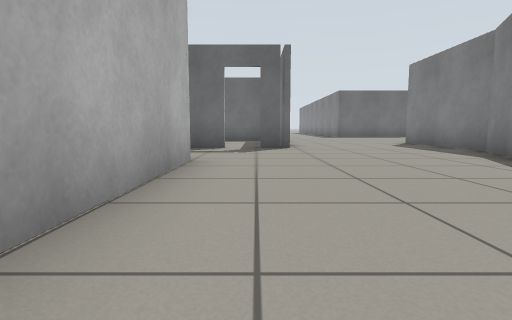
view 1 (above)

24 first-person views from a walk through a world built for the Gazebo simulator. The camera is 0.5 m above the floor, tilts 6° down and sees 80° across. The floor is counted in squares, 1 m on a side. Each view is taken from the middle of a square. On the plan, view 1 faces up. The plan holds only what a view shows up to about 9 squares ahead; the rest is blank.

view 2
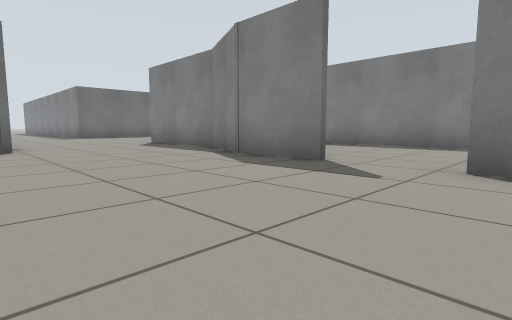

view 3
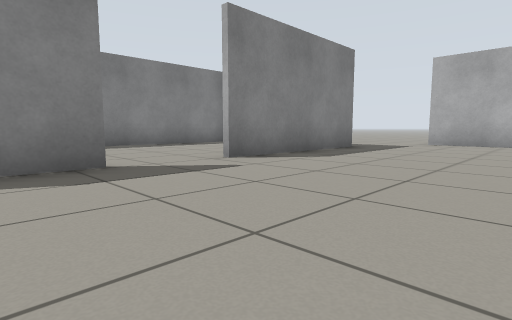

view 4
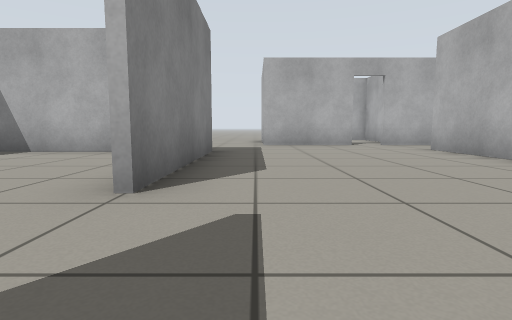

view 5
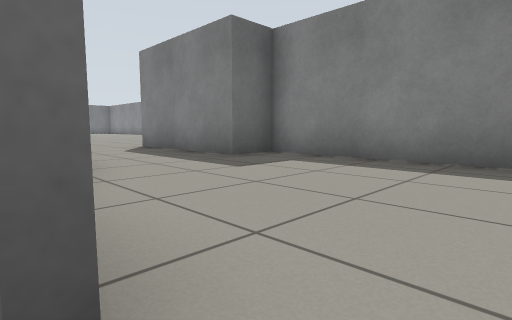

view 6
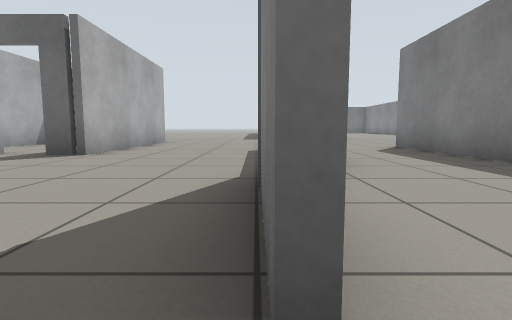

view 7
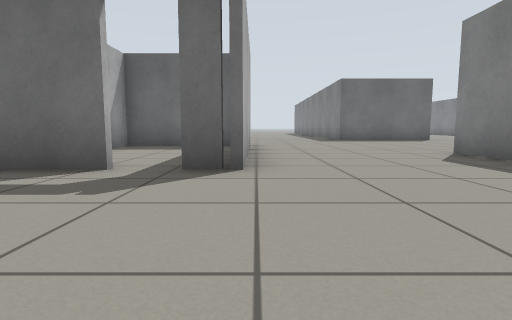

view 8
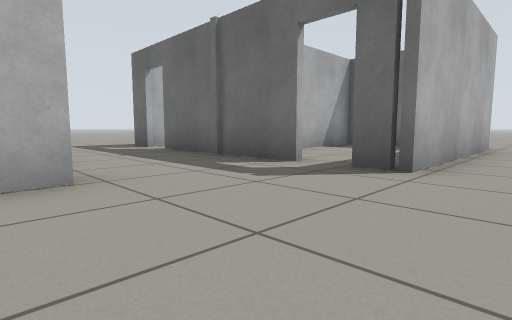

view 9
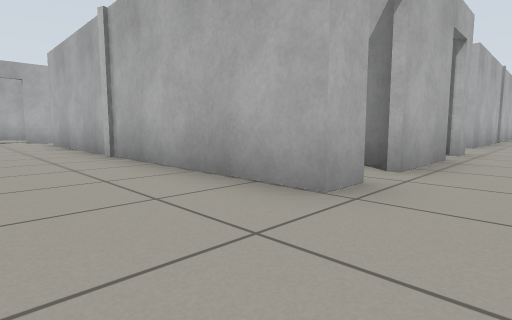

view 10
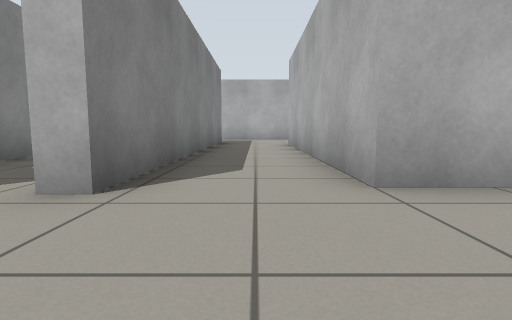

view 11
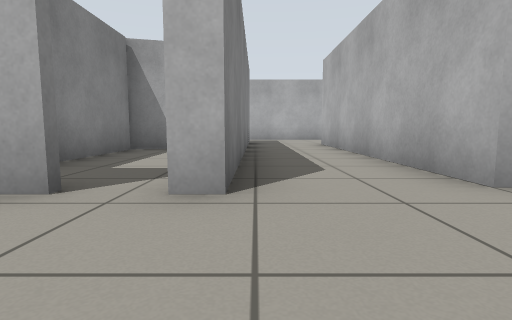

view 12
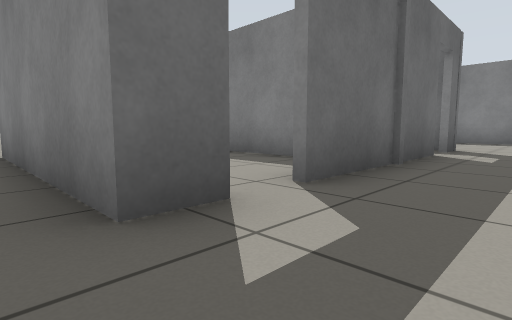

view 13
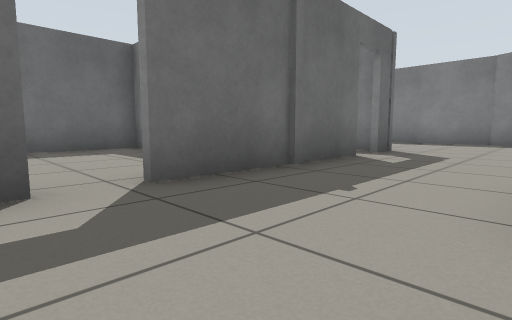

view 14
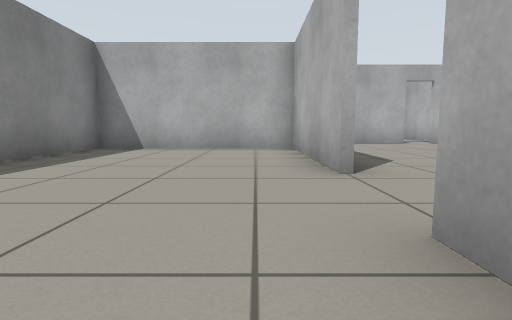

view 15
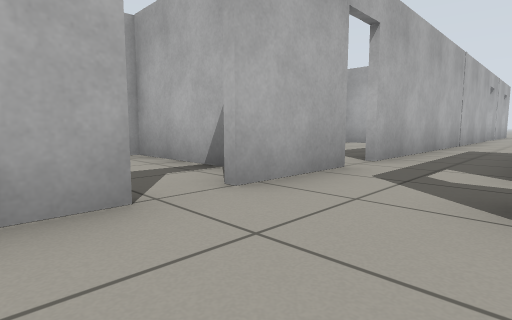

view 16
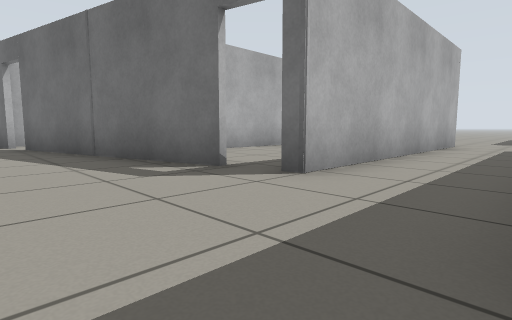

view 17
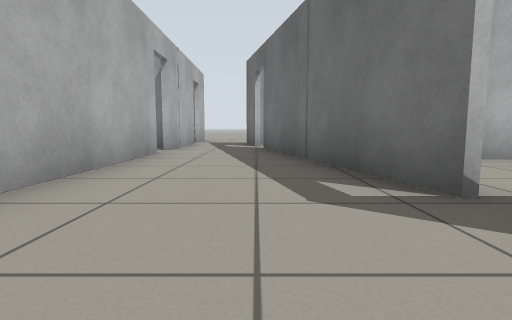

view 18
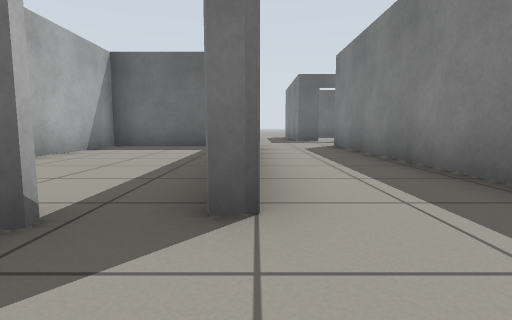

view 19
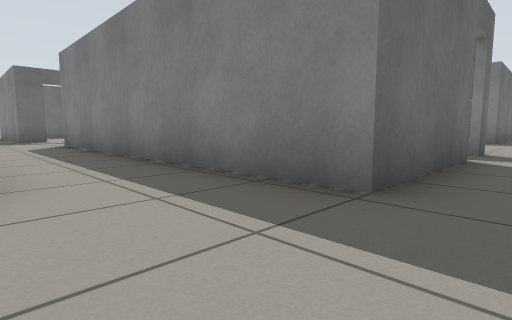

view 20
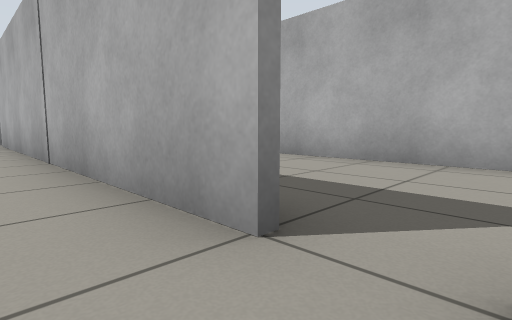

view 21
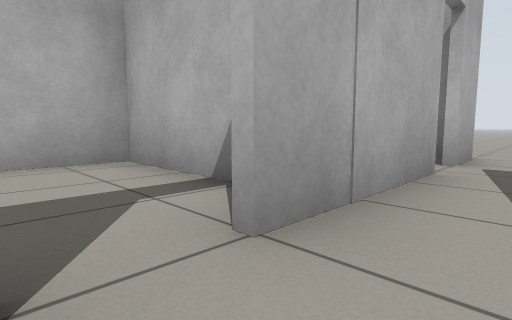

view 22
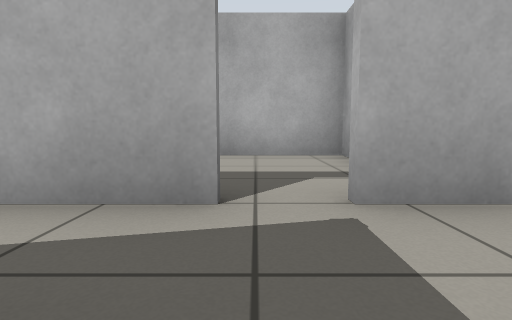

view 23
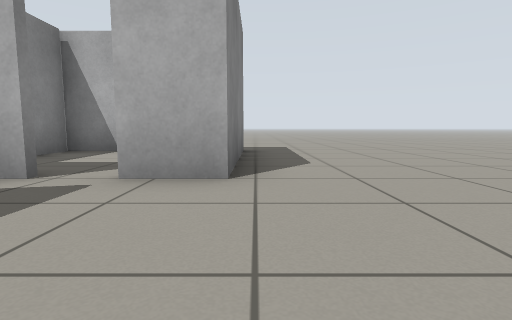

view 24
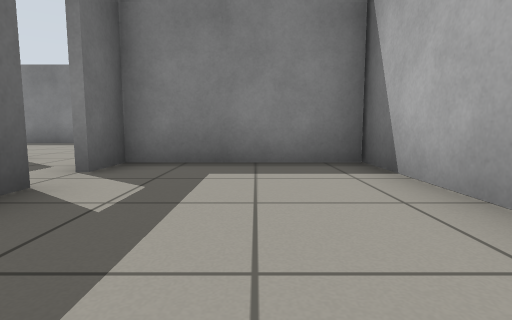

### Floor plan
Points are (right, up) in squares from view 1. A wall is a line through its corners. A room is listed if a view was taken in it or the views show most of it. See-through windows are left out.
Room 1 (views 1, 2, 3, 4, 5, 6, 7, 8, 9, 15)
walls: (4, 2.6) (4, 4.6) (4.9, 6.5) (4.9, 7.5); (-1, 4.7) (-1, -4); (4, -3.6) (4, 0.8); (0.9, 7.6) (0, 7.6); (0.1, -6) (2.9, -6)
ways out: opening at (1.2, 7) to room 2; opening at (4, -5) to room 2; opening at (4, 1.5) to room 3; opening at (-1, -5) to room 4; open door at (0, -6)
Room 2 (views 10, 11, 12, 13, 20, 22, 23)
walls: (0.9, 12.8) (0.9, 7.6); (-0.7, 7.6) (-4.7, 7.6); (-5.5, 7.6) (-6.4, 7.6) (-6.4, 12.6); (-1.8, 4.7) (-1, 4.7); (-4.5, 4.7) (-2.5, 4.7); (-5.8, 4.7) (-5.3, 4.7); (4.9, 7.5) (4.9, 10.1); (-10.5, 4.5) (-8, 4.5); (-15.4, -4) (-16.2, -4.2); (-16.9, -6) (-13.9, -6); (-18.7, -6) (-17.6, -6)
ways out: opening at (1.2, 7) to room 1; opening at (4, -5) to room 1; opening at (6.5, 11) to room 3; opening at (-14, -5) to room 4; opening at (-7, 5) to room 4; open door at (-13.5, -6) to room 7; open door at (-17, -6) to room 8; open door at (-5, 5) to room 9; open door at (-0.5, 8) to room 10; open door at (-5, 8) to room 11; opening at (-20, -6); open door at (-15, -4); open door at (-2, 5)
Room 3 (view 14)
walls: (4.2, 0.8) (4.2, -3.4) (8.8, -3.4) (8.8, 6.3) (7.7, 6.3) (7.7, 10.1)
low walls: (4.2, 3.1) (4.2, 2.6)
ways out: opening at (4, 1.5) to room 1; opening at (6.5, 11) to room 2
Room 4 (views 16, 17, 18, 19, 21)
walls: (-9, -2.5) (-14.6, -3.8); (-2.4, -4) (-5.8, -4) (-5.8, 4.7); (-13.1, -6) (-3.4, -6); (-2.6, -6) (-0.6, -6); (-1, -4) (-1.6, -4); (-8, 4.5) (-8, -2.4)
ways out: opening at (-1, -5) to room 1; opening at (-14, -5) to room 2; opening at (-7, 5) to room 2; open door at (-3, -6) to room 5; open door at (-8.5, -2) to room 6; open door at (-2, -4)
Room 5 (view 24)
walls: (-4.3, -9.6) (-1.3, -9.6); (-3.4, -6.1) (-3.9, -6.1); (-1.6, -9.6) (-1.6, -6.1)
ways out: open door at (-3, -6) to room 4
Room 6 (no view inside)
walls: (-9.3, 4.3) (-11.9, 4.3) (-11.9, -0.5)
ways out: open door at (-8.5, -2) to room 4
Room 7 (no view inside)
walls: (-14.8, -6.4) (-14.8, -9.5); (-14.9, -9.6) (-10, -9.6)
ways out: open door at (-13.5, -6) to room 2
Room 8 (no view inside)
walls: (-18.6, -9.1) (-18.6, -9.6) (-14.9, -9.6); (-15, -9.5) (-15, -8.5)
ways out: open door at (-17, -6) to room 2
Room 9 (no view inside)
walls: (-4, -0.3) (-3.1, -0.1) (-3.1, 2.6)
ways out: open door at (-5, 5) to room 2
Room 10 (no view inside)
walls: (0.4, 12.5) (-3, 12.5); (-2.6, 12.5) (-2.6, 9.9); (0.7, 7.5) (0.7, 9)
ways out: open door at (-0.5, 8) to room 2
Room 11 (no view inside)
walls: (-2.7, 9.2) (-2.7, 12.5); (-3, 12.5) (-5, 12.5)
ways out: open door at (-5, 8) to room 2

Positions as (right, up) in squares from view 1, and headings:
1: (0, 0), facing up
2: (0, 0), facing up-right
3: (0, 4), facing down-right
4: (3, 3), facing down
5: (4, 2), facing up-right
6: (4, 2), facing up
7: (1, 4), facing up
8: (2, 4), facing up-left
9: (1, 6), facing down-left
10: (-7, 7), facing down
11: (-6, 7), facing down
12: (-7, 6), facing up-right
13: (-6, 5), facing up-right
14: (5, 4), facing down
15: (1, -4), facing down-left
16: (-6, -5), facing up-left
17: (-7, -4), facing left
18: (-8, -4), facing up
19: (-8, -5), facing up-right
20: (-14, -5), facing down-right
21: (-13, -5), facing down-left
22: (-17, -4), facing down
23: (-19, -3), facing down
24: (-6, -8), facing right
